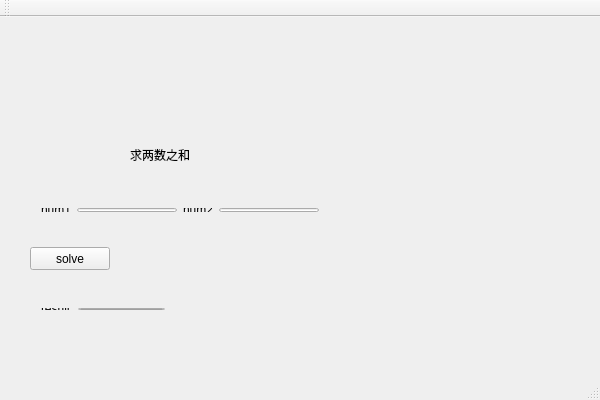
<?xml version="1.0" encoding="UTF-8"?>
<ui version="4.0">
 <class>qt_testClass</class>
 <widget class="QMainWindow" name="qt_testClass">
  <property name="geometry">
   <rect>
    <x>0</x>
    <y>0</y>
    <width>600</width>
    <height>400</height>
   </rect>
  </property>
  <property name="windowTitle">
   <string>qt_test</string>
  </property>
  <widget class="QWidget" name="centralWidget">
   <widget class="QWidget" name="layoutWidget_2">
    <property name="geometry">
     <rect>
      <x>30</x>
      <y>280</y>
      <width>146</width>
      <height>24</height>
     </rect>
    </property>
    <layout class="QHBoxLayout" name="horizontalLayout_3">
     <item>
      <widget class="QLabel" name="label_3">
       <property name="text">
        <string>result</string>
       </property>
      </widget>
     </item>
     <item>
      <widget class="QLineEdit" name="result">
       <property name="text">
        <string/>
       </property>
       <property name="readOnly">
        <bool>true</bool>
       </property>
      </widget>
     </item>
    </layout>
   </widget>
   <widget class="QLabel" name="label_4">
    <property name="geometry">
     <rect>
      <x>130</x>
      <y>130</y>
      <width>81</width>
      <height>16</height>
     </rect>
    </property>
    <property name="text">
     <string>求两数之和</string>
    </property>
   </widget>
   <widget class="QWidget" name="layoutWidget">
    <property name="geometry">
     <rect>
      <x>30</x>
      <y>180</y>
      <width>300</width>
      <height>26</height>
     </rect>
    </property>
    <layout class="QHBoxLayout" name="horizontalLayout_4">
     <item>
      <layout class="QHBoxLayout" name="horizontalLayout">
       <item>
        <widget class="QLabel" name="label">
         <property name="text">
          <string>num1</string>
         </property>
        </widget>
       </item>
       <item>
        <widget class="QLineEdit" name="num1">
         <property name="text">
          <string/>
         </property>
        </widget>
       </item>
      </layout>
     </item>
     <item>
      <layout class="QHBoxLayout" name="horizontalLayout_2">
       <item>
        <widget class="QLabel" name="label_2">
         <property name="text">
          <string>num2</string>
         </property>
        </widget>
       </item>
       <item>
        <widget class="QLineEdit" name="num2">
         <property name="text">
          <string/>
         </property>
        </widget>
       </item>
      </layout>
     </item>
    </layout>
   </widget>
   <widget class="QPushButton" name="pushButton">
    <property name="geometry">
     <rect>
      <x>30</x>
      <y>230</y>
      <width>80</width>
      <height>23</height>
     </rect>
    </property>
    <property name="text">
     <string>solve</string>
    </property>
   </widget>
  </widget>
  <widget class="QMenuBar" name="menuBar">
   <property name="geometry">
    <rect>
     <x>0</x>
     <y>0</y>
     <width>600</width>
     <height>20</height>
    </rect>
   </property>
  </widget>
  <widget class="QToolBar" name="mainToolBar">
   <attribute name="toolBarArea">
    <enum>TopToolBarArea</enum>
   </attribute>
   <attribute name="toolBarBreak">
    <bool>false</bool>
   </attribute>
  </widget>
  <widget class="QStatusBar" name="statusBar"/>
 </widget>
 <layoutdefault spacing="6" margin="11"/>
 <resources>
  <include location="qt_test.qrc"/>
 </resources>
 <connections/>
</ui>
